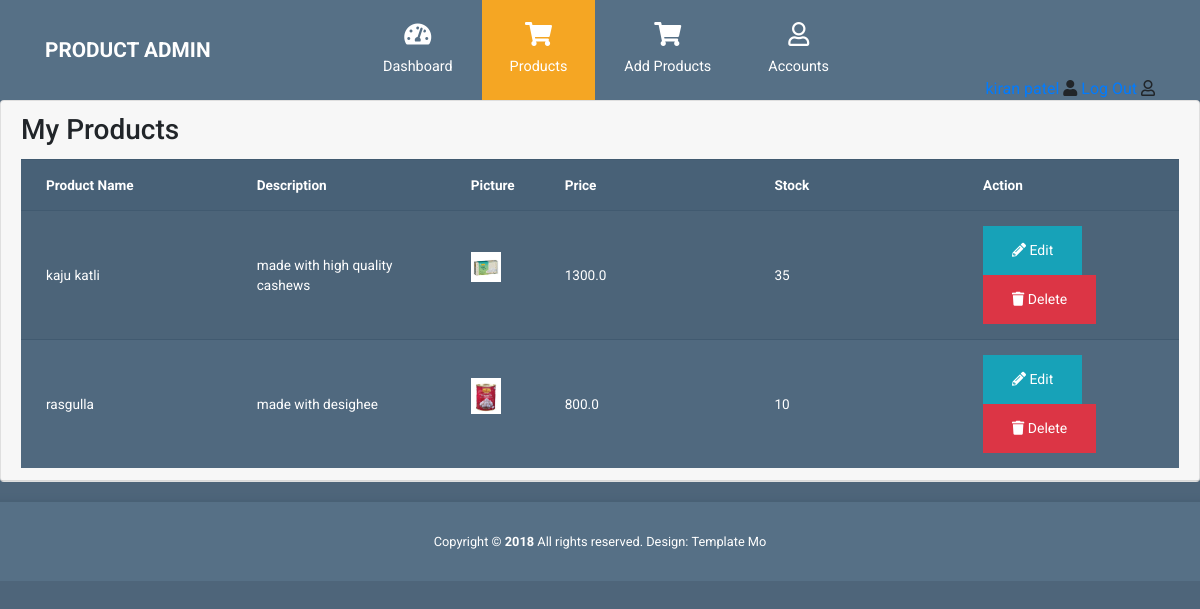
Page /seller/seller_products/ (signed in) on the committed database.
### seller/models.py (models this page shows, shortened)
class Product(models.Model):
    product_name = models.CharField(max_length=50)
    des = models.TextField(max_length=255)
    price = models.FloatField(default=10.0)
    product_stock = models.IntegerField(default=0)
    pic = models.FileField(default='sad.jpg', upload_to='product_pics')
    seller = models.ForeignKey(Seller, on_delete=models.CASCADE)

### seller/views.py (the view)
# urls.py: path('seller_products/',seller_products, name='seller_products'),
def seller_products(request):
    try:
        seller_obj = Seller.objects.get(email = request.session['seller_email'])
        my_product = Product.objects.filter(seller = seller_obj)
        return render(request, 'seller_products.html',{'seller_data': seller_obj, 'my_all_products':my_product})
    except:
        return render(request, 'seller_login.html')

### seller/templates/seller_products.html (shortened to what this page needs)
{% load static %}
<!DOCTYPE html>
<html lang="en">
  <head>
    <link rel="stylesheet" href="{% static 'css/fontawesome.min.css' %}" />
    <link rel="stylesheet" href="{% static 'jquery-ui-datepicker/jquery-ui.min.css' %}" type="text/css" />
    <link rel="stylesheet" href="{% static 'css/bootstrap.min.css' %}" />
    <link rel="stylesheet" href="{% static 'css/templatemo-style.css' %}">
  </head>
  <body id="reportsPage">
    <nav class="navbar navbar-expand-xl">
      <div class="container h-100">
        <a class="navbar-brand" href="{% url 'seller_index' %}">
          <h1 class="tm-site-title mb-0">Product Admin</h1>
        </a>
        <div class="collapse navbar-collapse" id="navbarSupportedContent">
          <ul class="navbar-nav mx-auto h-100">
            <li class="nav-item">
              <a class="nav-link" href="{% url 'seller_index' %}">
                <i class="fas fa-tachometer-alt"></i> Dashboard
              </a>
            </li>
              <li class="nav-item">
                <a class="nav-link active" href="{% url 'seller_products' %}">
                  <i class="fas fa-shopping-cart"></i> Products
                </a>
              </li>
              <li class="nav-item">
                <a class="nav-link" href="{% url 'seller_add_product' %}">
                    <i class="fas fa-shopping-cart"></i>
                   Add Products
                </a>
            </li>
            <li class="nav-item">
              <a class="nav-link" href="{% url 'seller_edit_profile' %}">
                <i class="far fa-user"></i> Accounts
              </a>
            </li>
          </ul>
          <ul class="navbar-nav">
            <li class="nav-item">
              <a class="nav-link" href="{% url 'seller_login' %}">
                {% if seller_data %}
                    <a href="">{{seller_data.full_name}}</a>
                        <span class="fas fa-user"></span>
                    <a href="{% url 'seller_logout' %}">Log Out</a>
                        <i class="far fa-user"></i>
                {% else %}
                    <a href="{% url 'seller_login' %}">Log In</a>
                    <a href="{% url 'seller_register' %}">Register</a>
                {% endif %}
            </a>
            </li>
          </ul>
        </div>
      </div>
    </nav>
    <section class="content">
      <div class="card">
        <div class="card-header">
          <h3 class="card-title">My Products</h3>
        <div class="card-body p-0">
          <table class="table table-striped My Products">
              <thead>
                  <tr>
                      <th style="width: 20%">
                          Product Name
                      </th>
                      <th style="width: 20%">
                          Description
                      </th>
                      <th>
                          Picture
                      </th>
                      <th style="width: 20%">
                        Price
                    </th>
                    <th style="width: 20%">
                      Stock
                  </th>
                      <th style="width: 20%">
                        Action
                      </th>
                  </tr>
              </thead>
              <tbody>
                {% for i in my_all_products %}
                <tr>
                      <td>
                          {{i.product_name}}
                      </td>
                      <td class="project_progress">
                       {{i.des}}
                    </td>
                    <td>
                      <ul class="list-inline">
                          <li class="list-inline-item">
                              <img alt="Avatar" width="30px" class="table-avatar" src="{{i.pic.url}}">
                          </li>
                        </ul>
                    </td>
                    <td class="project-state">
                        {{i.price}}
                    </td>
                    <td class="project-state">
                       {{i.product_stock}}
                    </td>
                    <td class="project-actions ">
                      <a class="btn btn-info btn-sm" href="{% url 'seller_edit_product' i.id %}">
                        <i class="fas fa-pencil-alt">
                        </i>
                          Edit
                      </a>
                      <a class="btn btn-danger btn-sm" href="{% url 'product_delete' i.id %}">
                        <i class="fas fa-trash">
                        </i>
                          Delete
                      </a>
                    </td>
                </tr>
                {% endfor %}
              </tbody>
          </table>
        </div>
      </div>
    </section>
    <footer class="tm-footer row tm-mt-small">
      <div class="col-12 font-weight-light">
        <p class="text-center text-white mb-0 px-4 small">
          Copyright &copy; <b>2018</b> All rights reserved.
          Design: <a rel="nofollow noopener" href="https://templatemo.com" class="tm-footer-link">Template Mo</a>
        </p>
      </div>
    </footer>
  </body>
  </html>

### seller/static/css/templatemo-style.css (style rules this page uses)
html { font-size: 16px; overflow-x: hidden; }
body { font-family: Roboto, Helvetica, Arial, sans-serif; background-color: #4e657a; overflow-x: hidden; }
a { transition: all 0.3s ease; }
.navbar-brand { display: flex; align-items: center; }
.tm-site-title { display: inline-block; text-transform: uppercase; font-size: 1.3rem; font-weight: 700; color: #fff; }
.navbar { height: 100px; background-color: #567086; padding: 0; }
.navbar .container { position: relative; }
.tm-mt-small { margin-top: 20px; }
.nav-link { color: #fff; height: 100%; display: flex; align-items: center; justify-content: center; flex-direction: column; font-size: 90%; }
.nav-link > i { margin-bottom: 10px; margin-right: 0; font-size: 1.5rem; }
.dropdown-item, .nav-link { padding: 15px 20px; }
.navbar-nav .active > .nav-link, .navbar-nav .nav-link.active { background-color: #f5a623; color: #fff; }
.navbar-nav .nav-link.active i { color: #fff; }
.nav-item { text-align: center; }
.nav-item:last-child { margin-right: 0; }
.table { background-color: #50697f; color: #fff; font-size: 85%; margin-bottom: 0; }
thead { background-color: #486177; color: #fff; }
.table thead th { border-bottom: 0; }
.btn { border-radius: 0; padding: 13px 28px; transition: all 0.2s ease; max-width: 100%; }
.table td, .table th { border-top: 1px solid #415a70; padding: 15px 25px; vertical-align: middle; }
.tm-footer { background-color: #567086; padding-top: 30px; padding-bottom: 30px; -webkit-box-shadow: 0 -3px 5px 0 rgba(69, 92, 113, 0.59); -moz-box-shadow: 0 -3px 5px 0 rgba(69, 92, 113, 0.59); box-shadow: 0 -3px 5px 0 rgba(69, 92, 113, 0.59); }
.tm-footer-link { color: white; }
@media (min-width: 1200px) { .navbar-expand-xl .navbar-nav .nav-link { padding-left: 28px; padding-right: 28px; } }
@media (min-width: 1200px) { .navbar-collapse { height: 100%; } }
@media (max-width: 1275px) and (min-width: 1200px) { .nav-item { margin-right: 15px; } }
@media (max-width: 1350px) { .nav-item { margin-right: 1px; } }

### rows in the picture
Product: product_name "kaju katli", des "made with high quality cashews", pic (picture), price "1300.0", product_stock "35"
Product: product_name "rasgulla", des "made with desighee", pic (picture), price "800.0", product_stock "10"
